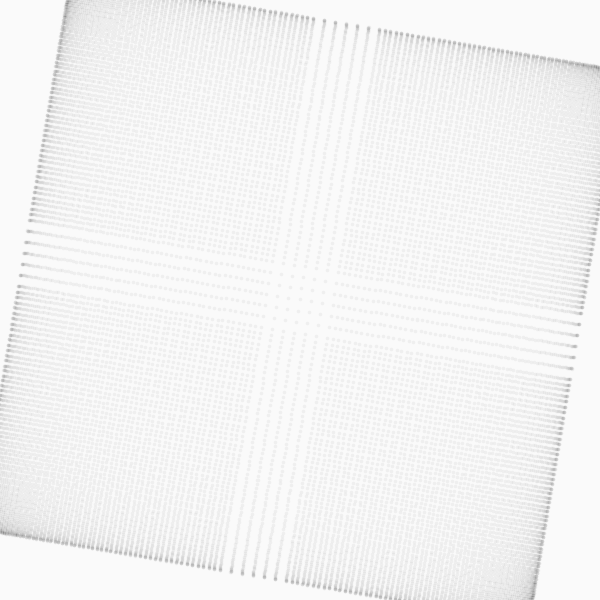
Frame 1 (no input)
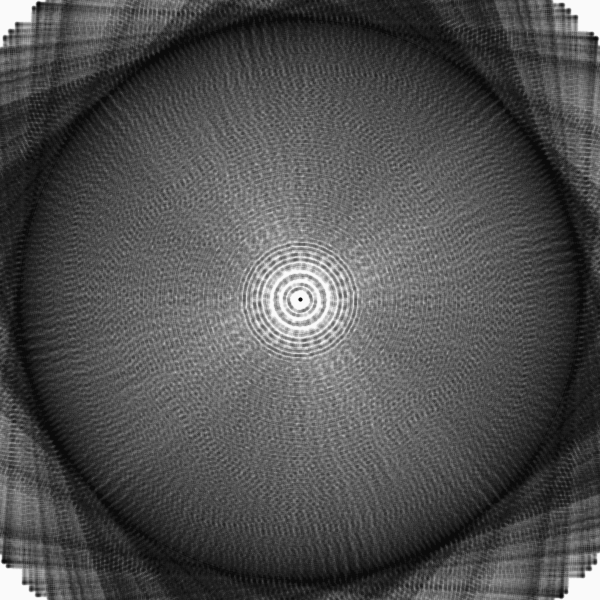
Frame 60 (the mouse pressed at the canvas centre just before this capture)
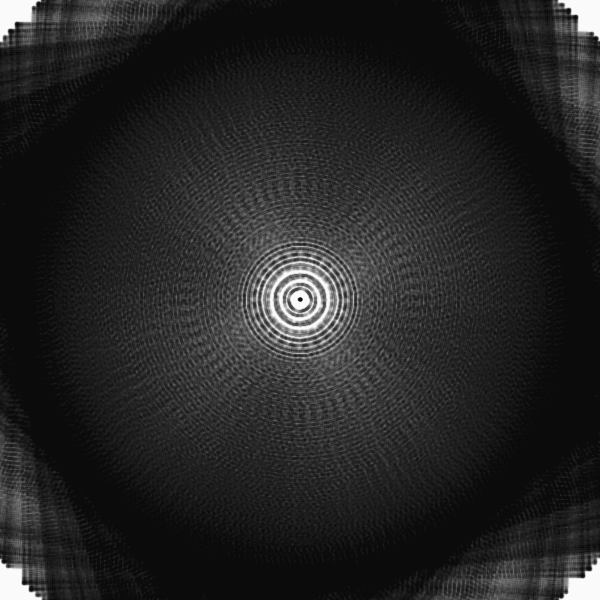
Frame 120 (the mouse held since frame 60 and released just before this capture)

The Processing sketch that drew these frames (run headless with seeded random() and noise(); from frame 60 on, the mouse is pressed at the canvas centre):

// Processing sketch: HippieDisc
// ── HippieDisc.pde
private final float SCALE = 4f; //<>//

void setup() {
  size(600, 600);
  background(250);
  smooth(8);
  noFill();
  stroke(0f, 11f);
  strokeWeight(0.9f * SCALE);

  x1=y1=-3f;
  x2=y2=3f;
  y=y1;
  step=(x2-x1)/(width) * SCALE;
}

float x1, y1, x2, y2; // function domain
float step; // step within domain
float y;
final float amount = 3f;

void draw() {

  //background(250);

  translate(width/2f, height/2f);
  rotate(PI * noise(frameCount / 10f));

  for (float x = x1; x <= x2; x += step) {
    for (float y = y1; y <= y2; y += step) {
      drawVariation(x, y);
    }
  }

  //translate(-width/2f, -height/2f);

  //pop();
  println(frameRate);
}

void drawVariation(float x, float y) {
  PVector v = new PVector(x, y);

  v = sinusoidal(v, amount);

  float xx = map(v.x+0.003*randomGaussian_(), x1, x2, -(width /2f) + 20, (width / 2f) -20);
  float yy = map(v.y+0.003*randomGaussian_(), y1, y2, -(height /2f) + 20, (height / 2f) -20);
  point(xx, yy);
}

private float randomGaussian_() {
  return 0f;
}

PVector sinusoidal(PVector v, float amount) {
  return new PVector(amount * sin(v.x), amount * sin(v.y));
}
